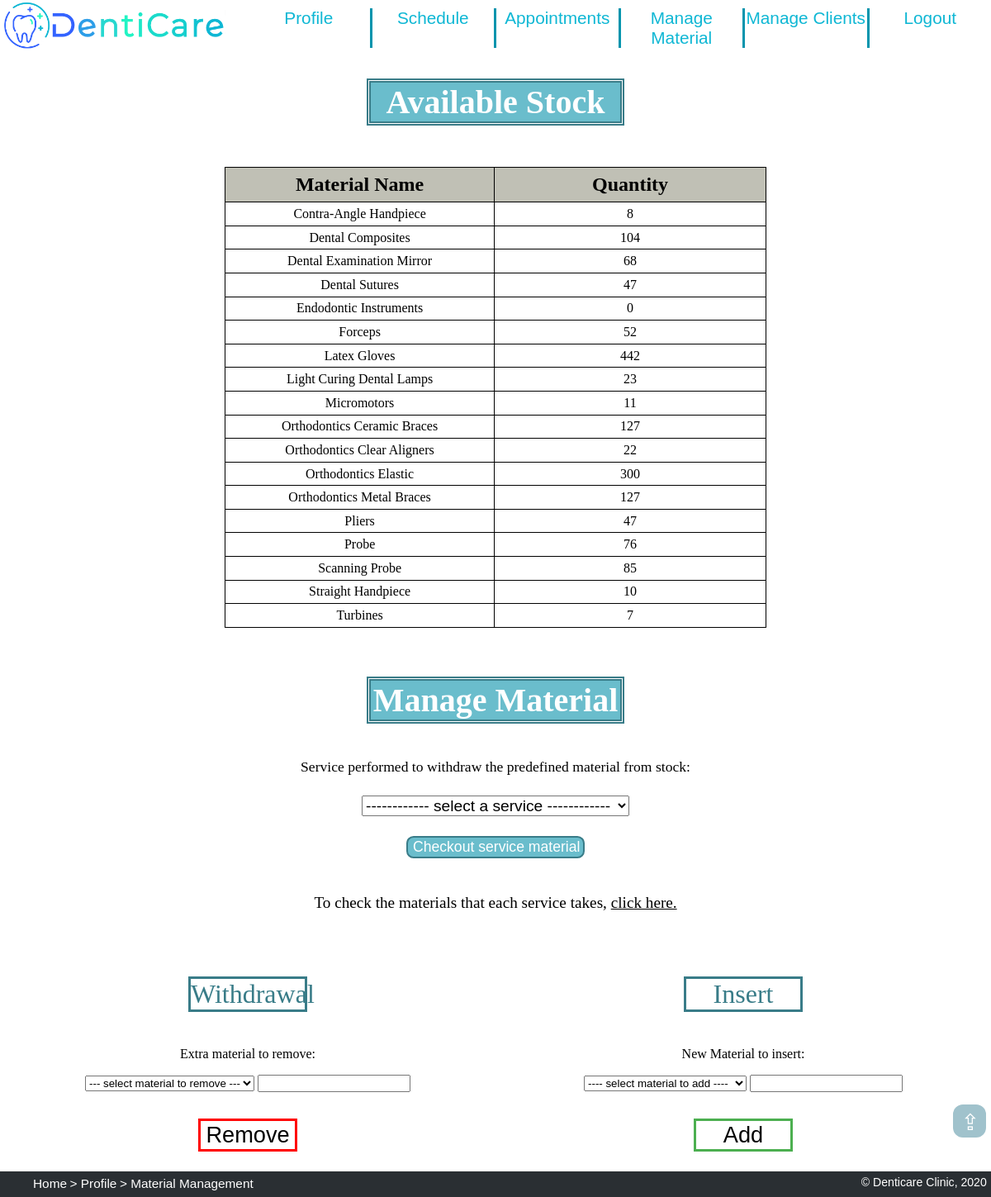
Before: /manage_material.php with the older database file.
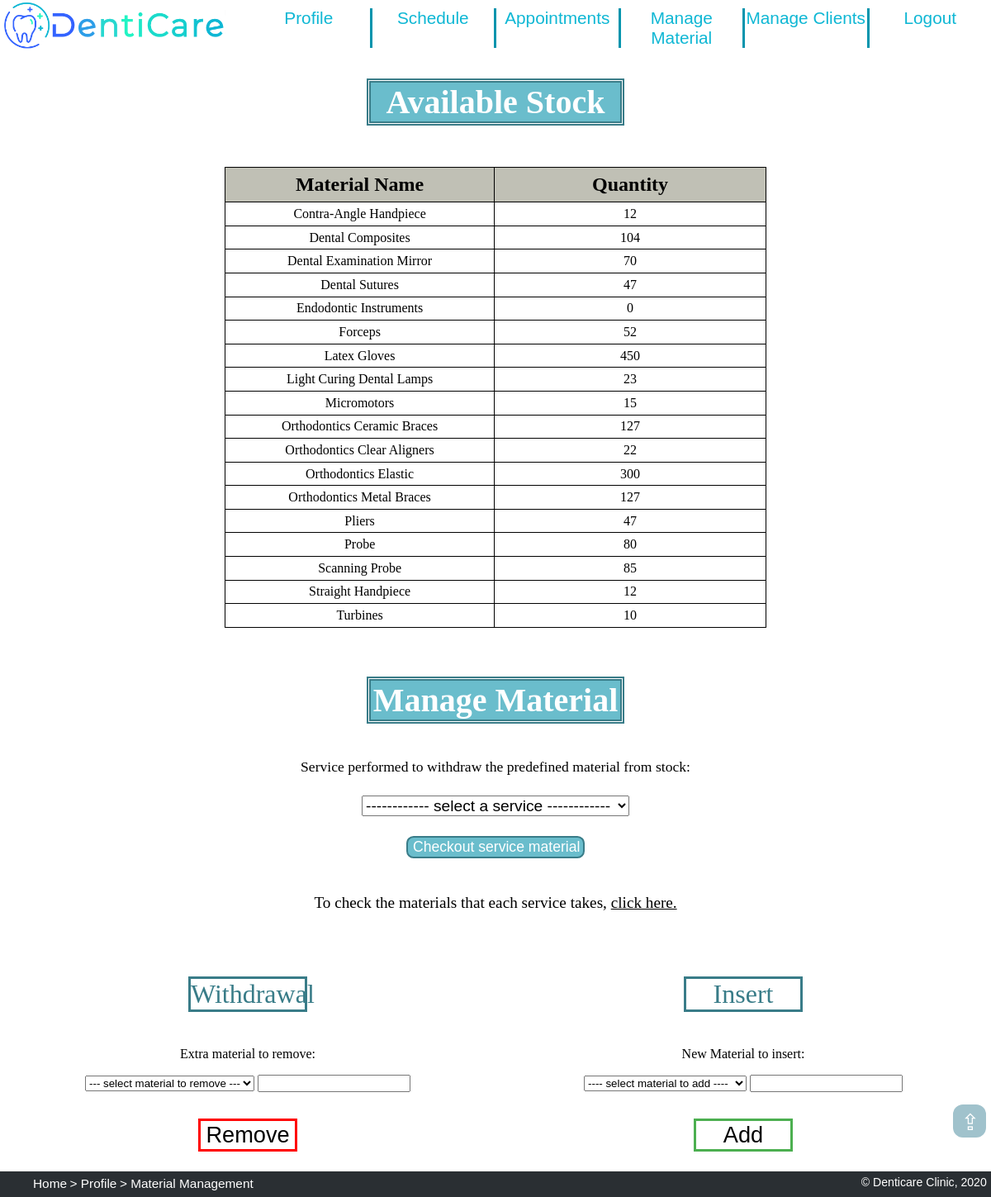
After: the same page with the newer database file.
### tables this page shows
CREATE TABLE material (
    name text PRIMARY KEY,
    quantity_in_stock integer NOT NULL CHECK(quantity_in_stock >= 0)
);

### manage_material.php (called while the page is built, shortened)
<?php
    require_once('database/init_db.php');
    require_once('database/material_db.php');
    include('templates/profile_header_tpl.php');
    include('templates/manage_material_tpl.php');
    include('templates/footer_tpl.php');
?>

### database/material_db.php (called while the page is built, shortened)
<?php
    function getAllMaterial() {
        global $dbh;
        $stmt = $dbh->prepare('SELECT * FROM material ORDER BY name');
        $stmt->execute();
        return $stmt->fetchAll();
    }
?>

### templates/manage_material_tpl.php (the view, shortened to what this page needs)
<?php
    $material = getAllMaterial();
?>
<h1 id="stock"> Available Stock </h1>
<table id="table">
    <tr>
        <th scope="col"> Material Name </th>
        <th scope="col"> Quantity </th>
    </tr>
    <?php
        foreach ($material as $row) { ?>
            <tr>
                <td> <?php echo $row['name'] ?></td>
                <td> <?php echo $row['quantity_in_stock'] ?> </td>
            </tr>
        <?php } ?>
</table>
<h1 id="manage_title"> Manage Material </h1>
<form action="/action_manage_material.php" id="service_applied" method="post">
    <label> Service performed to withdraw the predefined material from stock: </label><br>
    <select name="service" id="service_mat" value="Services">
        <option hidden disabled selected value>------------ select a service ------------ </option>
    </select>
    <input type="submit" value="Checkout service material" id="checkout">
</form>
<p id='mat_per_serv'>To check the materials that each service takes, <a href="material_per_service.php"> click here.</a> </p>
<?php if (isset($_SESSION['mat_error'])) ?> <p id="err"> <?php { echo $_SESSION['mat_error']; UNSET($_SESSION['mat_error']); } ?>
<div id="management">
    <h2>Withdrawal</h2>
    <h2>Insert</h2>
    <form action="/action_manage_material.php" id="remove_from_stock" method="post">
        <p>Extra material to remove:</p>
        <select name="material_rem" id="xtra_mat">
            <option hidden disabled selected value> --- select material to remove --- </option>
        </select>
        <input type="number" name="qtty_rem" id="qty_remove" min="0">
    </form>
    <button type="submit" value="Remove" id="remove_mat" form="remove_from_stock">Remove</button>
    <form action="/action_manage_material.php" id="add_to_stock" method="post">
        <p>New Material to insert:</p>
        <select name="add_material" id="add_material">
            <option hidden disabled selected value> ---- select material to add ---- </option>
        </select>
        <input type="number" name="qtty_add" id="qty_add" min="0">
    </form>
    <button type="submit" value="Add" id="add_mat" form="add_to_stock">Add</button>
</div>

### templates/profile_header_tpl.php (shortened to what this page needs)
<!DOCTYPE html>
<html lang="en">
<head>
    <link href="css/style.css" rel="stylesheet">
    <link href="css/layout.css" rel="stylesheet">
    <link href="css/profilePage.css" rel="stylesheet">
    <link href="css/appointments.css" rel="stylesheet">
    <link href="https://cdnjs.cloudflare.com/ajax/libs/font-awesome/4.7.0/css/font-awesome.min.css" rel="stylesheet">
    <link href="css/responsive/layout_responsive.css" rel="stylesheet">
    <link href="css/responsive/style_responsive.css" rel="stylesheet">
    <link href="css/responsive/profilePage_responsive.css" rel="stylesheet">
    <link href="css/responsive/appointment_responsive.css" rel="stylesheet">
    <?php if ($_SERVER['PHP_SELF'] == '/dentalAuxiliary.php' || $_SERVER['PHP_SELF'] == '/dentalAuxiliary_appointments.php' || $_SERVER['PHP_SELF'] == '/material_per_service.php' || $_SERVER['PHP_SELF'] == '/manage_material.php' || $_SERVER['PHP_SELF'] == '/manage_clients.php') { ?>
        <link href="css/schedule.css" rel="stylesheet">
        <link href="css/priceTable.css" rel="stylesheet">
        <link href="css/material.css" rel="stylesheet">
        <link href="css/mat_per_service.css" rel="stylesheet">
        <link href="css/managePeople.css" rel="stylesheet">
        <link href="css/responsive/schedule_responsive.css" rel="stylesheet">
        <link href="css/responsive/priceTable_responsive.css" rel="stylesheet">
        <link href="css/responsive/material_responsive.css" rel="stylesheet">
        <link href="css/responsive/mat_per_service_responsive.css" rel="stylesheet">
        <link href="css/responsive/managePeople_responsive.css" rel="stylesheet">
    <?php } ?>
</head>
<body>
    <header>
        <a href='index.php' title="Home">
            <img src="images/logo.png" alt="Dentist Clinic Logo">
        </a>
        <nav id="menu">
            <ul>
                <?php if ($_SERVER['PHP_SELF'] == '/dentalAuxiliary.php' || $_SERVER['PHP_SELF'] == '/dentalAuxiliary_appointments.php' || $_SERVER['PHP_SELF'] == '/material_per_service.php' || $_SERVER['PHP_SELF'] == '/manage_material.php' || $_SERVER['PHP_SELF'] == '/manage_clients.php') { ?>
                    <li><a href='dentalAuxiliary.php' title="Profile"> Profile </a></li>
                    <li><a href='dentalAuxiliary.php#Schedule' title="Schedule"> Schedule </a></li>
                    <li><a href='dentalAuxiliary_appointments.php#search' title="Appointments"> Appointments </a></li>
                    <li><a href='manage_material.php' title="Material"> Manage Material </a></li>
                    <li><a href='manage_clients.php#client_mng' title="Manage Clients"> Manage Clients </a></li>
                    <li><a href='action_logout.php' title="Logout"> Logout </a></li>
                <?php } ?>
            </ul>
        </nav>
    </header>

### templates/footer_tpl.php (shortened to what this page needs)
    <form action="action_goUp.php" method = "post">
        <input type="submit" value=&#x21EA name="goUpButton" id="goUpButton">
    </form>
    <footer>
        <ul class="breadcrumb">
            <?php if ($_SERVER['PHP_SELF'] == '/manage_material.php') { ?>
                <li><a href='index.php'> Home </a></li>
                <li><a href='dentalAuxiliary.php'> Profile </a></li>
                <li> Material Management </li>
            <?php } ?>
        </ul>
        <p>&copy; Denticare Clinic, 2020</p>
    </footer>
</body>
</html>

### css/style.css (style rules this page uses)
html { background: url(https://media.istockphoto.com/vectors/abstract-white-gray-background-with-clean-smooth-soft-wave-vector-vector-id915242162?k=6&m=915242162&s=170667a&w=0&h=4WM4DJV-ZH4vGMzR6MZ9FEHTHWEkW3EGcwXswC1MwlI=) no-repeat center center fixed; -webkit-background-size: cover; -moz-background-size: cover; -o-background-size: cover; background-size: cover; scroll-behavior: smooth; }
body>header { background-color: rgb(255, 255, 255); color: rgb(14, 183, 212); }
body>header img:first-child { height: 4em; }
body>header ul { height: auto; margin: 0; padding: 0; }
body>header li { background-color: white; text-align: center; list-style-type: none; font-family: Arial, Helvetica, sans-serif; font-size: 130%; border-right: 3px solid rgb(3, 148, 173); }
body>header li:last-child { border-right: 0px solid white; }
body>header a { color: rgb(14, 183, 212); text-decoration: none; }
#contacts p, li { font-family: Arial, Helvetica, sans-serif; text-align: center; }
footer { background-color: #2A2F33; color: white; width:100%; font-size: 80%; font-family: Arial, Helvetica, sans-serif; }
footer p { margin:0; margin-right: 1%; margin-top: 1%; text-align: right; font-size: 110%; }
footer p, ul { padding-bottom: 1%; }
footer>ul.breadcrumb { margin: 0; margin-top:1%; }
footer>ul.breadcrumb li { display: inline-block; font-size: 120%; }
footer>ul.breadcrumb li+li:before { content: " \003E \0020"; }
footer>ul.breadcrumb li a { color: white; text-decoration: none; }
#goUpButton { position: fixed; width: 40px; height: 40px; bottom: 5%; right: 0.5%; z-index: 99; border: none; background-color: rgb(160, 194, 204); color: white; padding: 0.5% 0.8%; cursor: pointer; border-radius: 30%; font-size: 170%; text-align: center; }

### css/layout.css (style rules this page uses)
body { width: 100%; margin: 0; padding: 0; display: grid; grid-template-rows: [start] auto [first] auto [services] 10fr [end]; }
body>header { grid-row: start/first; }
body>header { display: grid; grid-template-columns: [logo] 1fr [menu] 2fr [end]; grid-template-rows: auto auto; }
header>nav { align-self: center; }
body>header img:first-child { grid-column: logo/menu; grid-row: 1; justify-self: left; }
body>header nav { grid-column: menu/end; grid-row: 1; }
body>header ul { display: flex; flex-direction: row; justify-content: center; }
body>header li { flex: 1; }
footer { display: grid; grid-template-rows: [start] auto [end]; }
footer>ul { grid-row: start/end; }
footer>p { grid-row: start/end; }

### css/profilePage.css (style rules this page uses)
body>header:not(main) { grid-template-columns: [logo] 1fr [menu] 3fr [end]; }
#err { color:red; }

### css/schedule.css (style rules this page uses)
#scheduleTable th, td { font-size: 1em; border: 1px solid black; padding-top: 1%; padding-bottom: 0.6%; width: 7%; text-align: center; text-transform: capitalize; color: black; text-decoration: none; }

### css/priceTable.css (style rules this page uses)
#table { margin: 2em 17em; border-collapse: collapse; }
#table tr:first-of-type { background-color: #c0c0b5; }
#table th { font-size: 150%; border: 1px solid black; padding: 0.3em 0; }
#table td { text-align: center; border: 1px solid black; padding: 0.3em 0; text-transform: capitalize; background-color: white; }

### css/mat_per_service.css (style rules this page uses)
h2, h3 { text-align: center; text-transform: capitalize; }

### css/managePeople.css (style rules this page uses)
h2 { font-size: 200%; font-weight: normal; padding: 0; margin-left: 40%; margin-right: 40%; margin-bottom: 3%; text-align: center; background: rgba(255, 255, 255, 0); background-clip: content-box; color: rgb(57, 124, 136); border: 3px solid rgb(57, 124, 136); }
#err { font-size: 1em; margin-left: 2.2em; color: red; }

Changed rows visible on the page:
changed material "Contra-Angle Handpiece": quantity_in_stock "8" → "12"
changed material "Dental Examination Mirror": quantity_in_stock "68" → "70"
changed material "Latex Gloves": quantity_in_stock "442" → "450"
changed material "Micromotors": quantity_in_stock "11" → "15"
changed material "Probe": quantity_in_stock "76" → "80"
changed material "Straight Handpiece": quantity_in_stock "10" → "12"
changed material "Turbines": quantity_in_stock "7" → "10"
